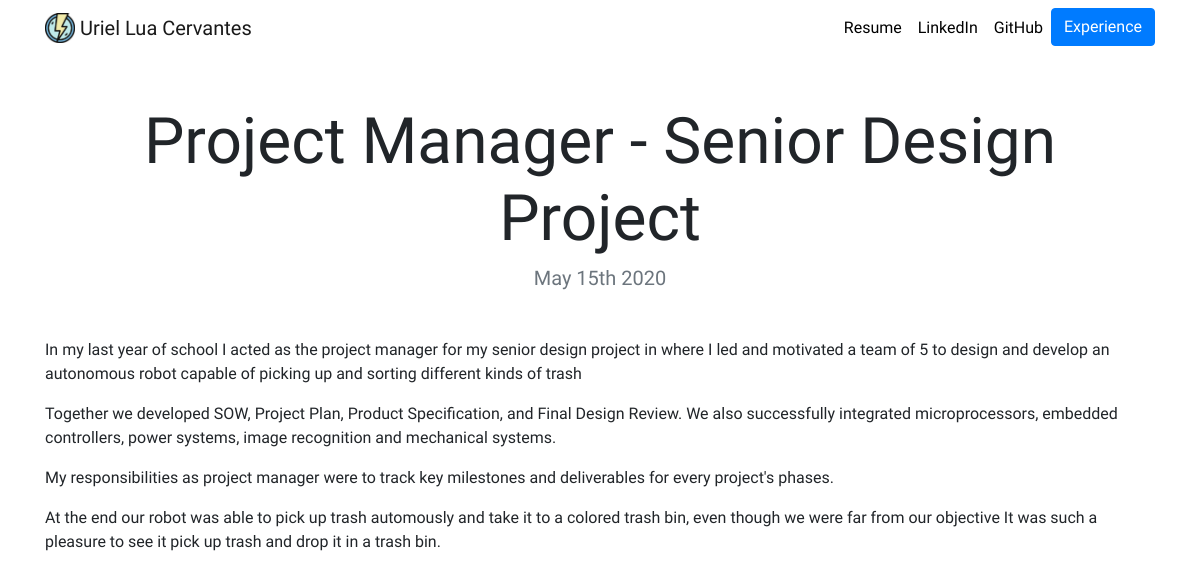
/blog/5/, run on the app's committed database.
### blog/models.py (models this page shows, shortened)
class Blog(models.Model):
    title = models.CharField(max_length=100)
    description = models.TextField()
    date = models.DateField()

### blog/views.py (the view)
# urls.py: path('<int:blog_id>/', views.detail, name='detail')
def detail(request, blog_id):
    blog = get_object_or_404(Blog, pk=blog_id)
    return render(request, 'blog/detail.html',{'blog':blog})

### blog/templates/blog/detail.html
{% extends "portfolio/base.html" %}
{% load static %}
{% block content %}
<h1 class="text-center mt-5" id="blogdetailtitle">{{ blog.title }}</h1>
<h5 class="text-center text-muted mb-5">{{ blog.date|date:'F jS Y' }}</h5>
{{ blog.description|safe }}
{% endblock %}

### portfolio/static/portfolio/custom.css (style rules this page uses)
body { font-family: 'KoHo', sans-serif; }
@media (min-width: 992px) { #blogdetailtitle { font-size: 4rem; } }

### data on the page
Blog: title "Project Manager - Senior Design Project", date "May 15th 2020", description "In my last year of school I acted as the project manager for my senior design project in where I led and motivated a team of 5 to design and develop an autonomous robot capable of picking up and sorting different kinds of trash Together we developed SOW, Project Plan, Product Specification, and Final Design Review. We also successfully integrated microprocessors, embedded controllers, power systems, image recognition and mechanical systems. My responsibilities as project manager were to track key milestones and deliverables for every project's phases. At the end our robot was able to pick up trash automously and take it to a colored trash bin, even though we were far from our objective It…"
